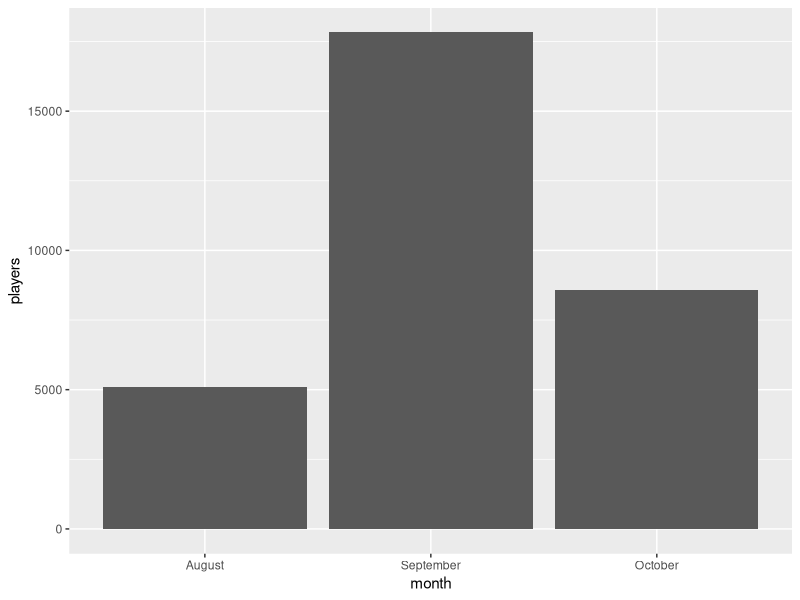
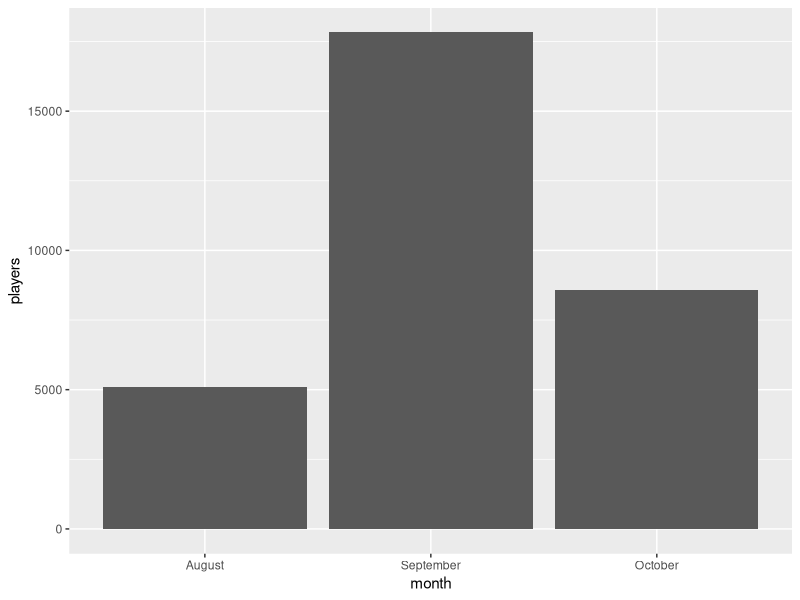

These figures' R source, in order:
# Module 6 Data Task: Compute the Funnel and Chart It
# MC 427 Social Media Analytics
#
# How to use this file: open it in VS Code with your MC427 folder open and the R terminal
# started, then run one line at a time with Ctrl+Enter (Command+Return on a Mac).
# The comment above each line says what it does and what should print.
# You need nms-steam-monthly-players-2016-2026.csv in the same folder.
# (In a codespace: upload the CSV to the top of the file list, not into the starters folder.)

# Load the course packages. Prints nine package names and two Conflicts lines; that is normal.
library(tidyverse)

# Load the file. Prints "Rows: 122 Columns: 5" and the column types.
players <- read_csv("nms-steam-monthly-players-2016-2026.csv")

# Keep one month's row and pull out its average player count. Nothing prints.
# The month before the Frontiers update:
before <- players %>% filter(month == "August 2021") %>% pull(avg_players)
# The update month:
during <- players %>% filter(month == "September 2021") %>% pull(avg_players)
# The month after:
after <- players %>% filter(month == "October 2021") %>% pull(avg_players)

# The return multiple: how many times more players the update month had. Expected: [1] 3.49
round(during / before, 2)

# The kept rate: the month after as a percent of the update month. Expected: [1] 48.1
round(100 * after / during, 1)

# A small table of the three numbers, one row per month, kept in the order typed.
# These two lines are one command; run them together.
funnel <- tibble(month = c("August", "September", "October"), players = c(before, during, after)) %>%
  mutate(month = fct_inorder(month))

# Draw the chart: one bar per month. It opens in a VS Code panel.
ggplot(funnel, aes(x = month, y = players)) + geom_col()

# Save the most recent chart to a picture file in your MC427 folder. Prints "Saving 7 x 7 in image".
ggsave("frontiers-funnel.png")

# YOUR TURN (Read it like an analyst): change the three months to July, August and September 2019
# and the kept rate for Beyond prints 43.8. Add your lines below this comment.


# Break it on purpose: the month is misspelled. Expected: numeric(0), and no error.
players %>% filter(month == "Sept 2021") %>% pull(avg_players)
